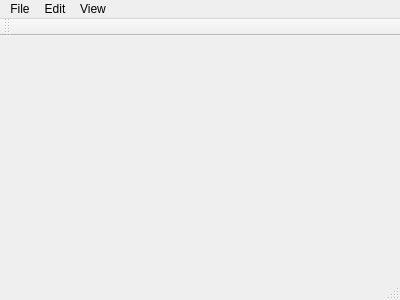
<?xml version="1.0" encoding="UTF-8"?>
<ui version="4.0">
 <class>MainWindow</class>
 <widget class="QMainWindow" name="MainWindow">
  <property name="geometry">
   <rect>
    <x>0</x>
    <y>0</y>
    <width>400</width>
    <height>300</height>
   </rect>
  </property>
  <property name="windowTitle">
   <string>MainWindow</string>
  </property>
  <widget class="QWidget" name="centralWidget"/>
  <widget class="QMenuBar" name="menuBar">
   <property name="geometry">
    <rect>
     <x>0</x>
     <y>0</y>
     <width>400</width>
     <height>15</height>
    </rect>
   </property>
   <widget class="QMenu" name="menuFile">
    <property name="title">
     <string>File</string>
    </property>
   </widget>
   <widget class="QMenu" name="menuEdit">
    <property name="title">
     <string>Edit</string>
    </property>
   </widget>
   <widget class="QMenu" name="menuView">
    <property name="title">
     <string>View</string>
    </property>
   </widget>
   <addaction name="menuFile"/>
   <addaction name="menuEdit"/>
   <addaction name="menuView"/>
  </widget>
  <widget class="QToolBar" name="mainToolBar">
   <attribute name="toolBarArea">
    <enum>TopToolBarArea</enum>
   </attribute>
   <attribute name="toolBarBreak">
    <bool>false</bool>
   </attribute>
  </widget>
  <widget class="QStatusBar" name="statusBar"/>
 </widget>
 <layoutdefault spacing="6" margin="11"/>
 <resources/>
 <connections/>
</ui>
